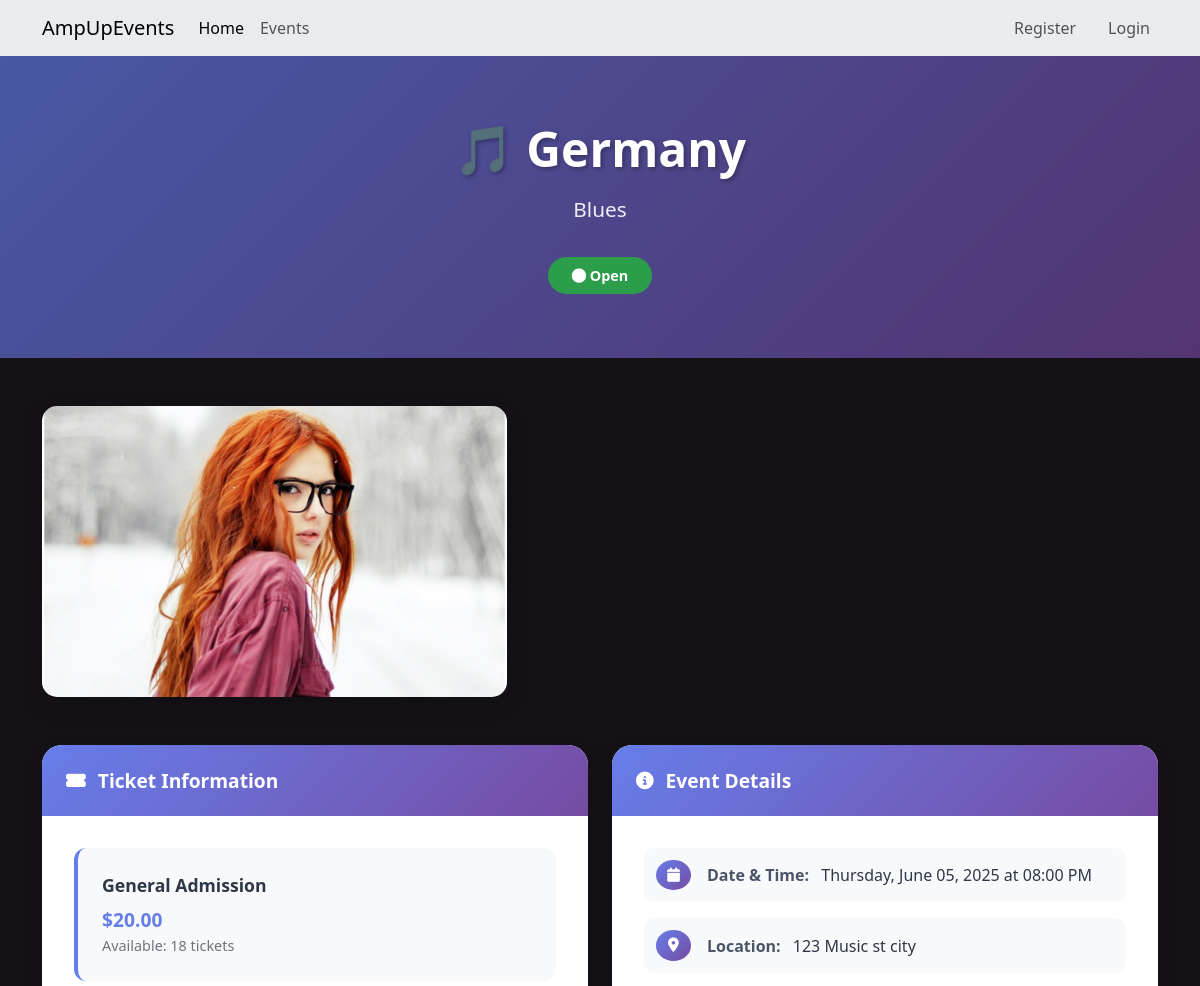
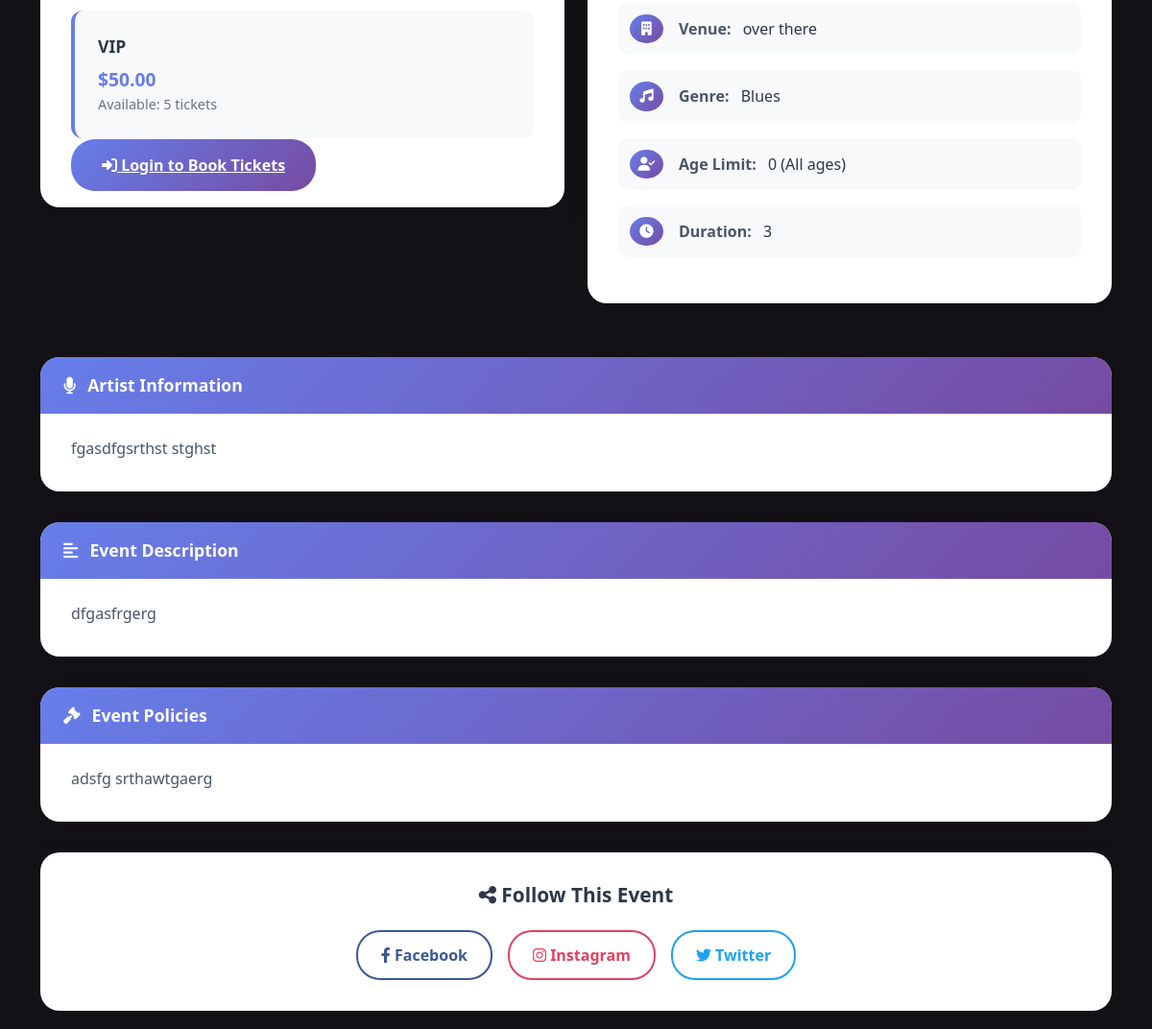
The app's page /events/2 (upper part), older data (2 pictures, top to bottom).
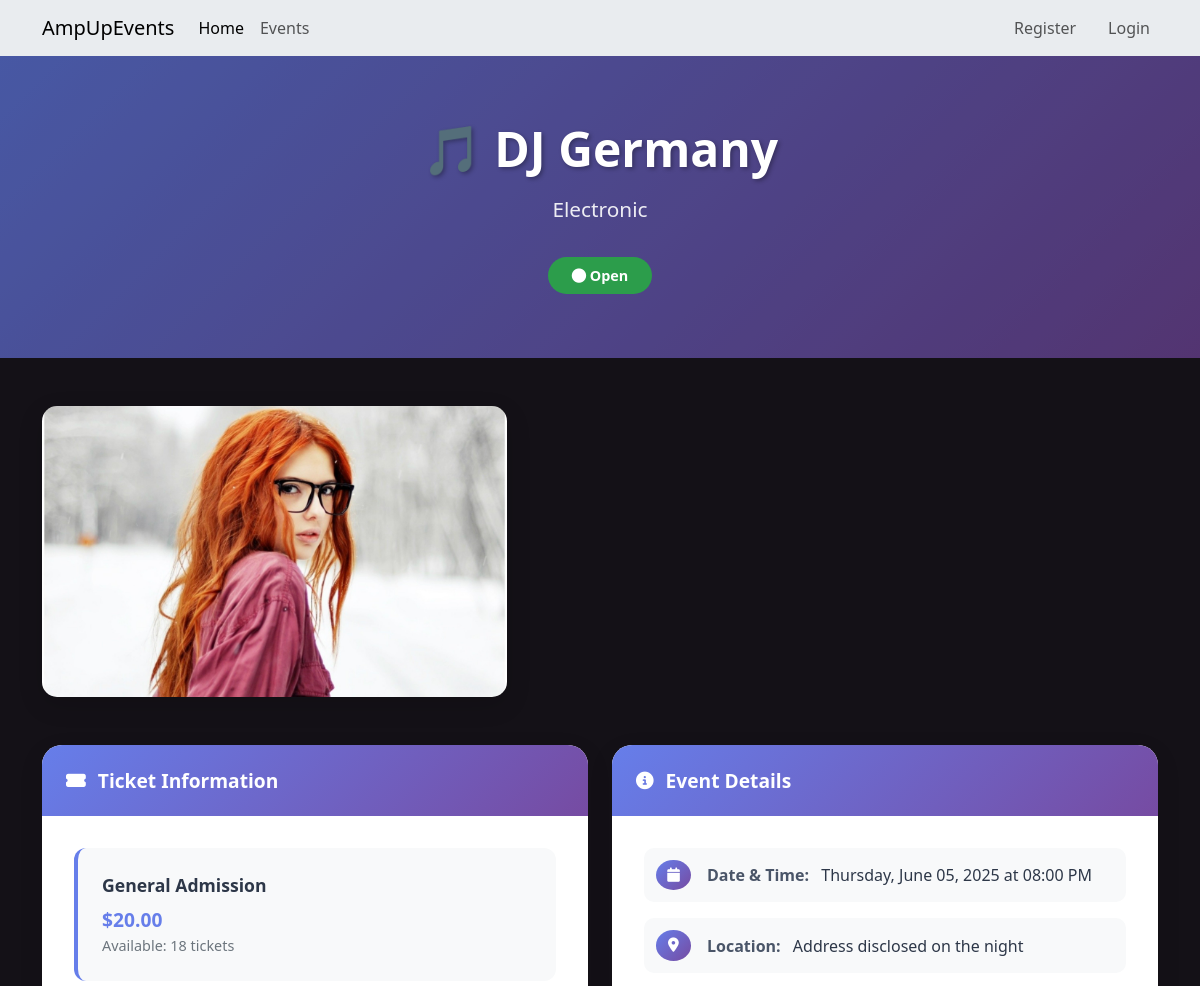
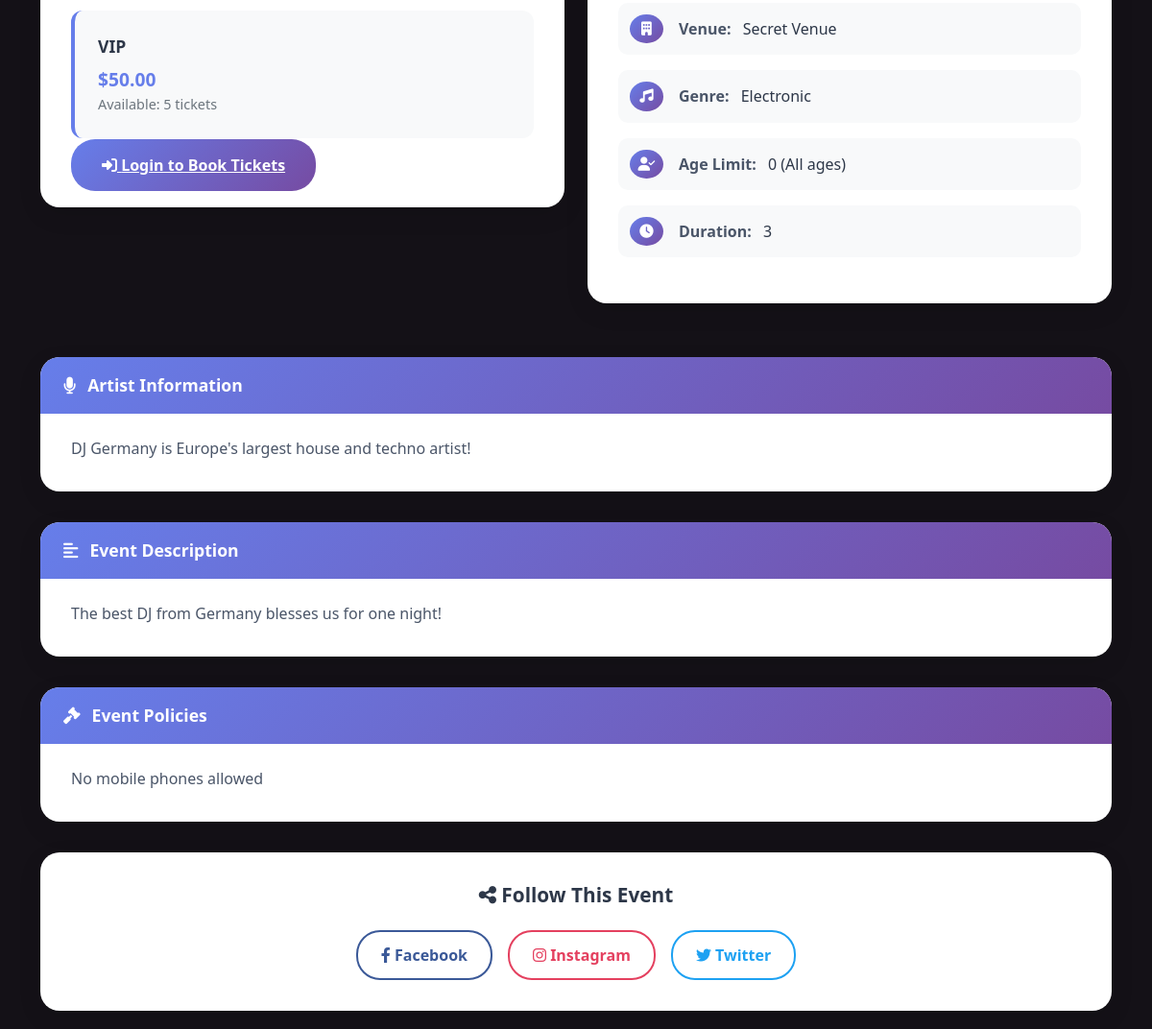
The same page, newer data (2 pictures, top to bottom).
### website/models.py (models this page shows, shortened)
class Event(db.Model):
    __tablename__ = 'events'
    id = db.Column(db.Integer, primary_key=True)  # Unique identifier for the event
    name = db.Column(db.String(120), index=True, nullable=False)  # Event name
    description = db.Column(db.Text, nullable=True)  # Optional detailed description of the event
    image_filename = db.Column(db.String(255), nullable=True)  # Filename of the event's image
    start_datetime = db.Column(db.DateTime, nullable=False)  # Combined start date and time for the event
    location = db.Column(db.String(100), nullable=False)  # General location of the event
    venue = db.Column(db.String(100), nullable=True)  # Specific venue name, optional
    genre_id = db.Column(db.Integer, db.ForeignKey('genres.id'), nullable=False)  # Reference to Genre table
    artist_info = db.Column(db.Text, nullable=True) # Information about the artist(s)
    status = db.Column(db.String(20), default='Open', nullable=False)  # Current status of the event (e.g., Open, Cancelled)
    age_limit = db.Column(db.Integer, nullable=True)
    length = db.Column(db.String(50), nullable=True)
    policies = db.Column(db.Text, nullable=True)
    facebook = db.Column(db.String(255), nullable=True)
    instagram = db.Column(db.String(255), nullable=True)
    twitter = db.Column(db.String(255), nullable=True)
    created_at = db.Column(db.DateTime, default=datetime.now)
    updated_at = db.Column(db.DateTime, default=datetime.now, onupdate=datetime.now)
    created_by = db.Column(db.Integer, db.ForeignKey('users.id'), nullable=False)
    ticket_types = db.relationship('ticket_type', backref='event', lazy='dynamic', cascade="all, delete-orphan") # cascade="all, delete-orphan": https://docs.sqlalchemy.org/en/20/orm/cascades.html
    comments = db.relationship('Comment', backref='event', lazy='dynamic', cascade="all, delete-orphan")
    bookings = db.relationship('Booking', backref='event', lazy='dynamic', cascade="all, delete-orphan")
    @property
    def current_status(self):
        if self.status == 'Cancelled':
            return 'Cancelled'
        if self.status == 'Completed':
            return 'Completed'
        if self.start_datetime and self.start_datetime < datetime.now():
            return 'Inactive'
        if self.ticket_types:
            total_available = sum(ticket.quantity_available for ticket in self.ticket_types)
            if total_available == 0:
                return 'Sold Out'
        return 'Open'

class Genre(db.Model):
    __tablename__ = 'genres'
    id = db.Column(db.Integer, primary_key=True)  # Primary key for the genre
    name = db.Column(db.String(50), nullable=False, unique=True)  # Name of the genre (e.g., Rock, Jazz), must be unique
    description = db.Column(db.Text, nullable=True)  # Optional description of the genre
    image_filename = db.Column(db.String(255), nullable=True)  # Filename for an image representing the genre
    created_at = db.Column(db.DateTime, default=datetime.now)  # Creation timestamp
    updated_at = db.Column(db.DateTime, default=datetime.now, onupdate=datetime.now)  # Last update timestamp
    events = db.relationship('Event', backref='genre_info', lazy='dynamic')

class ticket_type(db.Model):
    __tablename__ = 'ticket_type'
    id = db.Column(db.Integer, primary_key=True)  # Unique identifier for the ticket type
    event_id = db.Column(db.Integer, db.ForeignKey('events.id'), nullable=False)  # Foreign key linking to the Event
    type_name = db.Column(db.String(100), nullable=False)  # Name of the ticket type (e.g., General, VIP)
    description = db.Column(db.Text, nullable=True) # Optional description for this ticket type
    price = db.Column(db.Float, nullable=False)  # Price of the ticket
    quantity_available = db.Column(db.Integer, nullable=False)  # Number of tickets available for this type
    created_at = db.Column(db.DateTime, default=datetime.now)  # Creation timestamp
    updated_at = db.Column(db.DateTime, default=datetime.now, onupdate=datetime.now)  # Last update timestam

### website/events.py (the view)
@eventbp.route('/<int:id>')
def details(id):
    event = db.session.query(Event).filter_by(id=id).first_or_404()
    cform = CommentForm()
    comments = event.comments.order_by(Comment.created_at.desc()).all() # order the comments by the date they were created
    return render_template('events/eventDetails.html', event=event, form=cform, comments=comments)

### website/templates/events/eventDetails.html (shortened to what the changed rows need)
{% extends 'base.html' %}
{% from "bootstrap5/form.html" import render_form %}
{% block head %}
<link rel="stylesheet" href="{{ url_for('static', filename='style/eventDetails.css') }}">
{% endblock %}
{% block content %}
{% if event %}
<div class="event-hero">
    <div class="hero-overlay"></div>
    <div class="container hero-content">
        <div class="text-center">
            <h1 class="hero-title">🎵 {{ event.name | default('Event Name Not Available') }}</h1>
            <p class="hero-subtitle">{{ event.genre_info.name if event.genre_info else 'Music Event' }}</p>
            <div class="status-badge status-{{ event.current_status.lower().replace(' ', '-') if event.current_status else 'open' }}">
                <i class="fas fa-circle"></i> {{ event.current_status | default('Open') }}
            </div>
        </div>
    </div>
</div>
<div class="container">
    <div class="event-image-section">
        <div class="col-md-5">
            <div class="image-container">
                {% if event.image_filename %}
                    {% if event.image_filename.startswith('http') %}
                        <img src="{{ event.image_filename }}"
                             alt="{{ event.name }} Image" class="img-fluid event-image">
                    {% else %}
                        <img src="{{ url_for('static', filename=event.image_filename) }}"
                             alt="{{ event.name }} Image" class="img-fluid event-image">
                    {% endif %}
                {% else %}
                    <img src="{{ url_for('static', filename='img/grey.jpg') }}"
                         alt="No Image Available" class="img-fluid event-image">
                {% endif %}
            </div>
        </div>
    </div>
    <div class="row">
        <div class="col-lg-6 mb-4">
            <div class="content-card">
                <div class="content-card-header">
                    <h5><i class="fas fa-ticket-alt"></i> Ticket Information</h5>
                </div>
                <div class="content-card-body">
                    {% if event.ticket_types.all() %}
                        <ul class="ticket-list">
                            {% for ticket in event.ticket_types %}
                                <li class="ticket-item">
                                    <div class="ticket-type">{{ ticket.type_name }}</div>
                                    <div class="ticket-price">${{ "%.2f"|format(ticket.price) }}</div>
                                    <div class="ticket-availability">Available: {{ ticket.quantity_available }} tickets</div>
                                </li>
                            {% endfor %}
                        </ul>
                    {% else %}
                        <div class="text-center py-3">
                            <i class="fas fa-ticket-alt fa-3x text-muted mb-3"></i>
                            <p>Ticket information not yet available or this event might be free.</p>
                        </div>
                        {% endif %}
                        {% if current_user.is_authenticated %}
                            {% if event.current_status == 'Open' and event.ticket_types.all() %}
                            <a href="{{ url_for('event.book_tickets', id=event.id) }}" class="btn-book-tickets">
                                <i class="fas fa-shopping-cart"></i> Book Tickets</a>
                                {% else %}
                                <button class="btn-book-tickets" disabled style="opacity: 0.6; cursor: not-allowed;">
                                    <i class="fas fa-ban"></i>
                                    {% if event.current_status == 'Sold Out' %}Sold Out
                                    {% elif event.current_status == 'Cancelled' %}Event Cancelled
                                    {% elif event.current_status == 'Completed' %}Event Completed
                                    {% elif event.current_status == 'Inactive' %}Event Expired
                                    {% else %}Not Available
                                    {% endif %}
                                </button>
                                {% endif %}
                        {% else %}
                        <a href="{{ url_for('auth.login', next=request.url) }}" class="btn-book-tickets">
                            <i class="fas fa-sign-in-alt"></i> Login to Book Tickets
                        </a>
                        {% endif %}
                </div>
            </div>
        </div>
        <div class="col-lg-6 mb-4">
            <div class="content-card">
                <div class="content-card-header">
                    <h5><i class="fas fa-info-circle"></i> Event Details</h5>
                </div>
                <div class="content-card-body">
                    <div class="detail-item">
                        <div class="detail-icon">
                            <i class="fas fa-calendar"></i>
                        </div>
                        <div>
                            <span class="detail-label">Date & Time:</span>
                            <span class="detail-value">
                                {{ event.start_datetime.strftime('%A, %B %d, %Y at %I:%M %p') if event.start_datetime else 'N/A' }}
                            </span>
                        </div>
                    </div>
                    <div class="detail-item">
                        <div class="detail-icon">
                            <i class="fas fa-map-marker-alt"></i>
                        </div>
                        <div>
                            <span class="detail-label">Location:</span>
                            <span class="detail-value">{{ event.location | default('N/A') }}</span>
                        </div>
                    </div>
                    {% if event.venue %}
                        <div class="detail-item">
                            <div class="detail-icon">
                                <i class="fas fa-building"></i>
                            </div>
                            <div>
                                <span class="detail-label">Venue:</span>
                                <span class="detail-value">{{ event.venue }}</span>
                            </div>
                        </div>
                    {% endif %}
                                            {% if event.genre_info %}
                        <div class="detail-item">
                            <div class="detail-icon">
                                <i class="fas fa-music"></i>
                            </div>
                            <div>
                                <span class="detail-label">Genre:</span>
                                <span class="detail-value">{{ event.genre_info.name }}</span>
                            </div>
                        </div>
                        {% endif %}
                    {% if event.age_limit is not none %}
                        <div class="detail-item">
                            <div class="detail-icon">
                                <i class="fas fa-user-check"></i>
                            </div>
                            <div>
                                <span class="detail-label">Age Limit:</span>
                                <span class="detail-value">{{ event.age_limit }}{{ '+' if event.age_limit > 0 else ' (All ages)' }}</span>
                            </div>
                        </div>
                    {% endif %}
                    {% if event.length %}
                        <div class="detail-item">
                            <div class="detail-icon">
                                <i class="fas fa-clock"></i>
                            </div>
                            <div>
                                <span class="detail-label">Duration:</span>
                                <span class="detail-value">{{ event.length }}</span>
                            </div>
                        </div>
                    {% endif %}
                </div>
            </div>
        </div>
    </div>
    {% if event.artist_info %}
        <div class="info-section">
            <div class="info-section-header">
                <i class="fas fa-microphone"></i> Artist Information
            </div>
            <div class="info-content">
                {{ event.artist_info }}
            </div>
        </div>
    {% endif %}
    {% if event.description %}
        <div class="info-section">
            <div class="info-section-header">
                <i class="fas fa-align-left"></i> Event Description
            </div>
            <div class="info-content">
                {{ event.description }}
            </div>
        </div>
    {% endif %}
    {% if event.policies %}
        <div class="info-section">
            <div class="info-section-header">
                <i class="fas fa-gavel"></i> Event Policies
            </div>
            <div class="info-content">
                {{ event.policies }}
            </div>
        </div>
    {% endif %}
    {% if event.facebook or event.instagram or event.twitter %}
        <div class="social-section">
            <h5 class="social-title">
                <i class="fas fa-share-alt"></i> Follow This Event
            </h5>
            <div class="social-buttons">
                {% if event.facebook %}
                    <a href="{{ event.facebook }}" target="_blank" class="social-btn social-facebook">
                        <i class="fab fa-facebook-f"></i> Facebook
                    </a>
                {% endif %}
                {% if event.instagram %}
                    <a href="{{ event.instagram }}" target="_blank" class="social-btn social-instagram">
                        <i class="fab fa-instagram"></i> Instagram
                    </a>
                {% endif %}
                {% if event.twitter %}
                    <a href="{{ event.twitter }}" target="_blank" class="social-btn social-twitter">
                        <i class="fab fa-twitter"></i> Twitter
                    </a>
                {% endif %}
            </div>
        </div>
    {% endif %}
</div>
{% endif %}
{% endblock %}

Row changes from the older to the newer data that the page shows:
no longer on this page (row unchanged): Genre: genre_info "Blues", genre_info.name "Blues"
changed Event "(All ages)": name "Germany" → "DJ Germany"; location "123 Music st city" → "Address disclosed on the night"; venue "over there" → "Secret Venue"; artist_info "fgasdfgsrthst stghst" → "DJ Germany is Europe's largest house and techno artist!"; description "dfgasfrgerg" → "The best DJ from Germany blesses us for one night!"; policies "adsfg srthawtgaerg" → "No mobile phones allowed"
now on this page (row unchanged): Genre: genre_info "Electronic", genre_info.name "Electronic"
